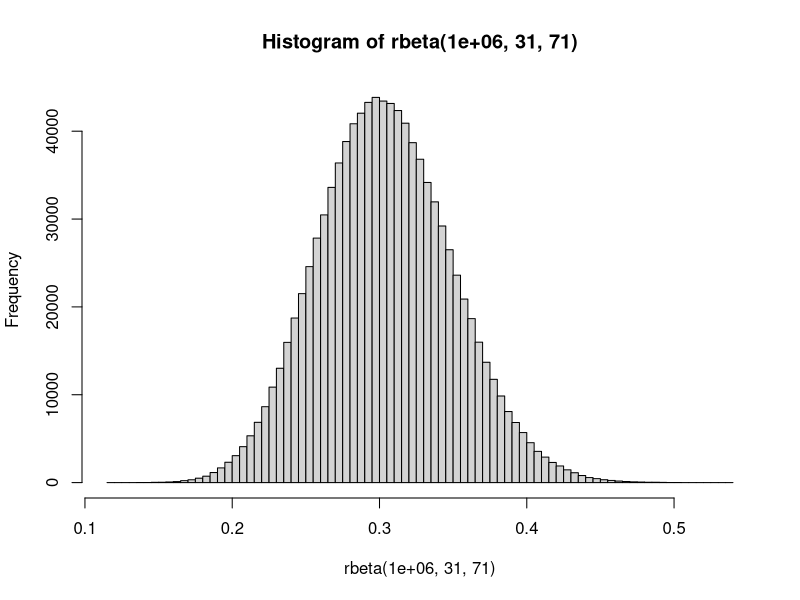
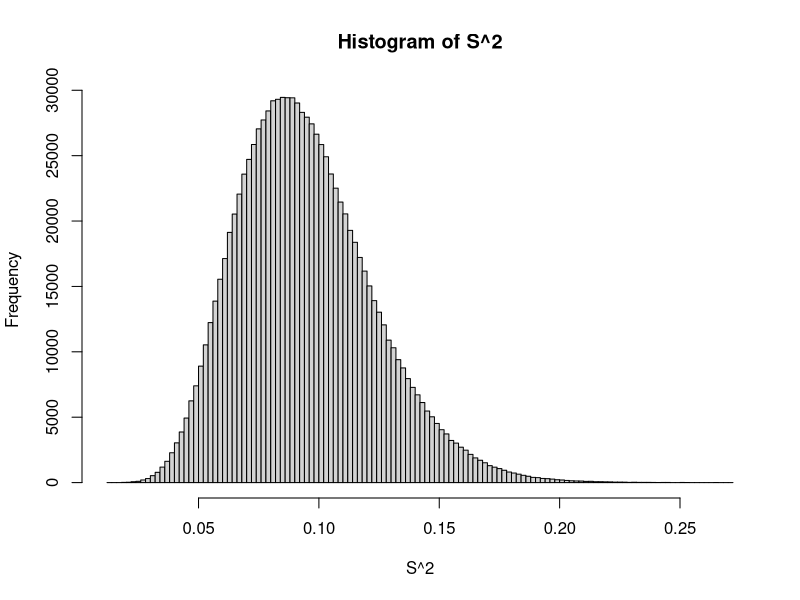

Source code (R) for these figures, in order:
## ---- chunk 1
S <- rbeta(1000, 31, 71)
## ---- chunk 2
hist(rbeta(1e6, 31, 71), breaks = 100)
## ---- chunk 3
result <- rep(NA, 5)
for(i in 1:5) {
  result[i] <- mean(rbeta(1000, 31, 71))
}
result
## ---- chunk 4
result <- rep(NA, 5)
for(i in 1:5) {
  result[i] <- mean(rbeta(100, 31, 71))
}
result
## ---- chunk 5
result <- mean(rbeta(1e4, 31, 71) > 0.35)
result
## ---- chunk 6
S <- rbeta(1e5, 31, 71)
result <- mean(S > 0.2 & S < 0.4 )
result
## ---- chunk 7
S <- rbeta(1e6, 31, 71)
hist(S^2, breaks = 100)
## ---- chunk 8
S <- rbeta(1e6, 31, 71)
result <- mean(S^2 > 0.15)
result
## ---- chunk 9
# if H is the frequency of a 11 homozygote, then the probability that
# a sample of 10 individuals does not have a 11 homozygote in it is
# (1 - H) ^ 10, and H is q^2, so....

# here are our simulated random variables
S <- rbeta(1e6, 31, 71)
  
# here is our function of simulated random variables
g <- function(q) (1 - q^2) ^ 10

# here is our Monte Carlo estimate
result <- mean(g(S))

result
